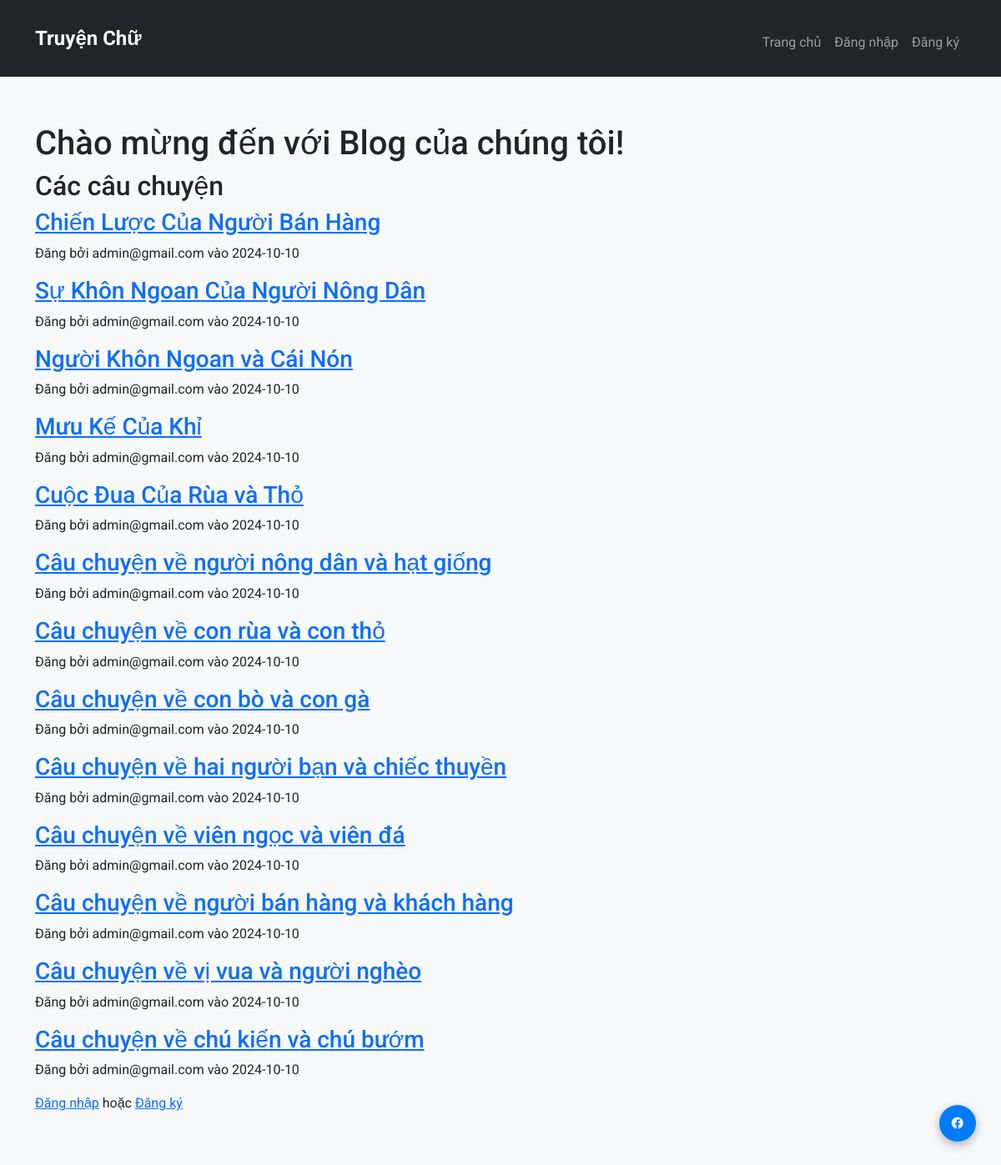
Before: / with the older database file.
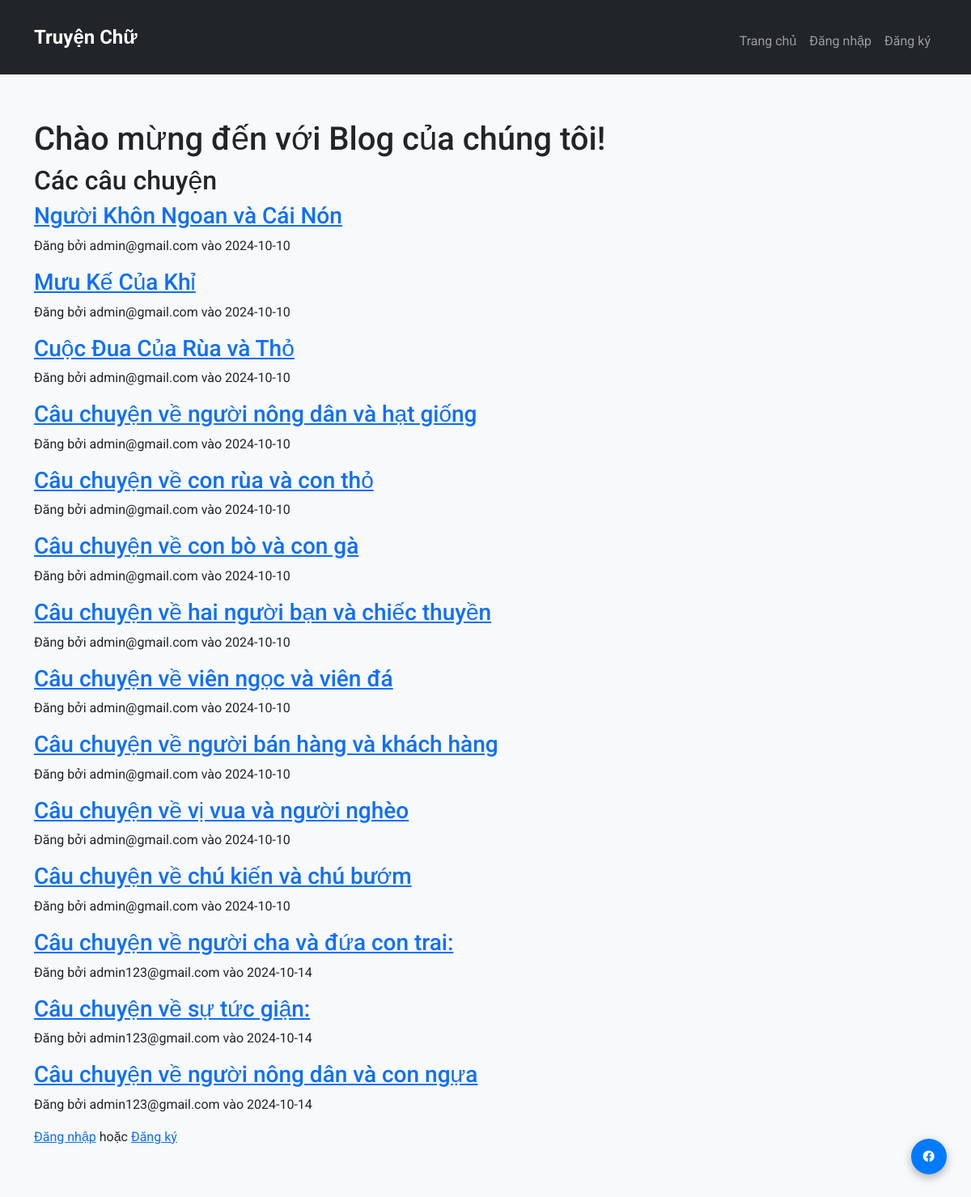
After: the same page with the newer database file.
### app/models.py (models this page shows, shortened)
class Story(db.Model):
    __tablename__ = 'story'
    story_id = db.Column(db.Integer, primary_key=True)
    title = db.Column(db.String(200), nullable=False)
    content = db.Column(db.Text, nullable=False)
    user_id = db.Column(db.Integer, db.ForeignKey('user.user_id'), nullable=False)
    date_posted = db.Column(db.DateTime, default=datetime.utcnow)
    author = db.relationship('User', back_populates='stories')  # Sử dụng 'author' thay cho 'user'
    comments = db.relationship('Comment', back_populates='story', cascade='all, delete-orphan')

class User(db.Model):
    __tablename__ = 'user'  # Đặt tên bảng rõ ràng
    user_id = db.Column(db.Integer, primary_key=True)
    email = db.Column(db.String(100), nullable=False, unique=True)
    password_hash = db.Column(db.String(128), nullable=False)  # Mã hóa mật khẩu
    is_active = db.Column(db.Boolean, default=True)  # Trạng thái tài khoản
    stories = db.relationship('Story', back_populates='author', cascade='all, delete-orphan')
    comments = db.relationship('Comment', back_populates='author', cascade='all, delete-orphan')

### app/routes.py (the view)
@main.route("/")
def home():
    stories = Story.query.all()  # Get all stories
    return render_template("home.html", stories=stories)

### app/templates/home.html (shortened to what this page needs)
{% extends "base.html" %}
{% block content %}
<h1>Chào mừng đến với Blog của chúng tôi!</h1>
<h2>Các câu chuyện</h2>
{% for story in stories %}
    <h3><a href="{{ url_for('main.story_detail', story_id=story.story_id) }}">{{ story.title }}</a></h3>
    <p>Đăng bởi {{ story.author.email }} vào {{ story.date_posted.strftime('%Y-%m-%d') }}</p>
{% else %}
    <p>Chưa có câu chuyện nào.</p>
{% endfor %}
{% if 'user' in session %}
    <p><a href="{{ url_for('main.blog') }}">Đăng câu chuyện mới</a></p>
    <p><a href="{{ url_for('main.logout') }}">Đăng xuất</a></p>
{% else %}
    <p><a href="{{ url_for('main.login') }}">Đăng nhập</a> hoặc <a href="{{ url_for('main.register') }}">Đăng ký</a></p>
{% endif %}
{% endblock %}

### app/templates/base.html (shortened to what this page needs)
<!DOCTYPE html>
<html lang="vi">
<head>
    <link href="https://cdn.jsdelivr.net/npm/bootstrap@5.3.0-alpha1/dist/css/bootstrap.min.css" rel="stylesheet">
    <link href="https://cdnjs.cloudflare.com/ajax/libs/font-awesome/6.0.0-beta3/css/all.min.css" rel="stylesheet">
    <link rel="stylesheet" href="{{ url_for('static', filename='style.css') }}">
</head>
<body>
    <header>
        <nav class="navbar navbar-expand-lg navbar-dark bg-dark">
            <div class="container">
                <a class="navbar-brand" href="{{ url_for('main.home') }}">Truyện Chữ</a>
                <div class="collapse navbar-collapse" id="navbarNav">
                    <ul class="navbar-nav ms-auto">
                        <li class="nav-item">
                            <a class="nav-link" href="{{ url_for('main.home') }}">Trang chủ</a>
                        </li>
                        {% if 'user' in session %}
                        <li class="nav-item">
                            <a class="nav-link" href="{{ url_for('main.user') }}">Tài khoản</a>
                        </li>
                        <li class="nav-item">
                            <a class="nav-link" href="{{ url_for('main.blog') }}">Đăng bài</a>
                        </li>
                        {% if session.get('user') == 'admin@gmail.com' %}
                        <li class="nav-item">
                            <a class="nav-link" href="{{ url_for('admin.admin_page') }}">Admin</a>
                        </li>
                        {% endif %}
                        <li class="nav-item">
                            <a class="nav-link btn btn-custom text-dark" href="{{ url_for('main.logout') }}">Đăng xuất</a>
                        </li>
                        {% else %}
                        <li class="nav-item">
                            <a class="nav-link" href="{{ url_for('main.login') }}">Đăng nhập</a>
                        </li>
                        <li class="nav-item">
                            <a class="nav-link" href="{{ url_for('main.register') }}">Đăng ký</a>
                        </li>
                        {% endif %}
                    </ul>
                </div>
            </div>
        </nav>
    </header>
    <main class="container mt-4">
        {% block content %}{% endblock %}
    </main>
    <footer class="text-light text-center py-4">
        <p>
            <a href="https://www.facebook.com/cos.204" target="_blank">
                <i class="fab fa-facebook"></i>
            </a>
        </p>
    </footer>
</body>
</html>

### app/static/style.css (style rules this page uses)
body { font-family: 'Roboto', sans-serif; background-color: #f8f9fa; }
.navbar { padding: 1rem; }
.navbar-brand { font-weight: 700; font-size: 1.5rem; }
.navbar-nav .nav-link { font-size: 1rem; padding-right: 1.5rem; transition: color 0.3s; }
main { min-height: 70vh; padding-top: 2rem; }
footer { background-color: transparent; padding: 1rem 0; }
footer p { margin: 0; font-size: 0.9rem; }
footer a { color: #ffc107; text-decoration: none; }
.fab { position: fixed; bottom: 30px; right: 30px; background-color: #007bff; color: white; border-radius: 50%; padding: 15px; box-shadow: 0 4px 12px rgba(0, 0, 0, 0.3); transition: background-color 0.3s ease, transform 0.3s ease; }
ul { list-style-type: none; padding: 0; margin: 10px 0; }
ul li { margin: 5px 0; }

Changed rows visible on the page:
removed Story: title "Chiến Lược Của Người Bán Hàng", author.email "admin@gmail.com", date_posted "2024-10-10"
removed Story: title "Sự Khôn Ngoan Của Người Nông Dân", author.email "admin@gmail.com", date_posted "2024-10-10"
added Story: title "Câu chuyện về người cha và đứa con trai:", author.email "admin123@gmail.com", date_posted "2024-10-14"
added Story: title "Câu chuyện về sự tức giận:", author.email "admin123@gmail.com", date_posted "2024-10-14"
added Story: title "Câu chuyện về người nông dân và con ngựa", author.email "admin123@gmail.com", date_posted "2024-10-14"
